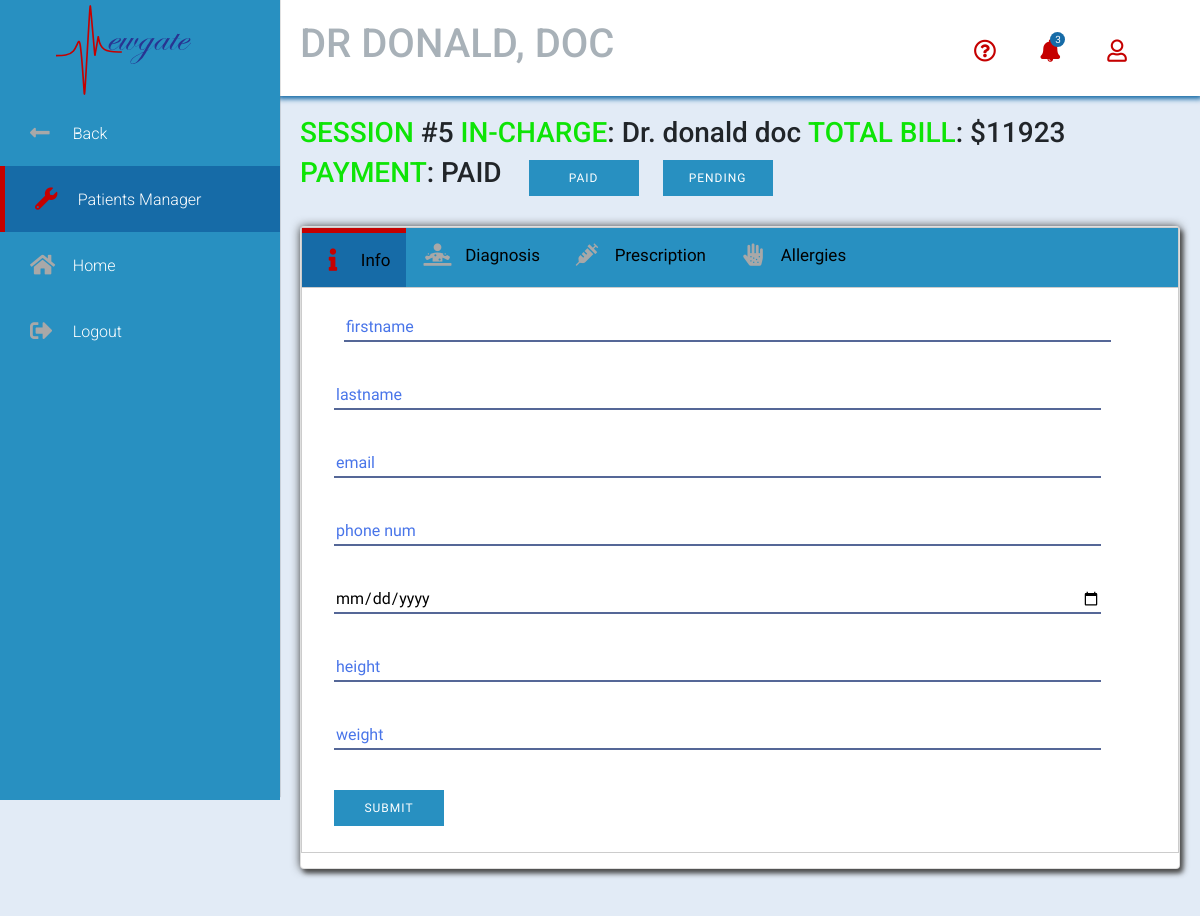
/pages/managepatients.php (signed in), run on the app's committed database.
### tables this page shows
CREATE TABLE `tbl_sessions` (
  `ID` int(11) NOT NULL,
  `patientID` int(11) NOT NULL,
  `docID` int(11) NOT NULL,
  `consultation_bill` float NOT NULL,
  `startdate` date NOT NULL,
  `paid` tinyint(1) NOT NULL
);

CREATE TABLE `tbl_users` (
  `ID` int(11) NOT NULL,
  `email` varchar(255) NOT NULL,
  `firstname` varchar(255) NOT NULL,
  `lastname` varchar(255) NOT NULL,
  `password` varchar(255) NOT NULL
);

### functions/functions.php (called while the page is built, shortened)
<?php
    function getCurrentUserOrDie(){
        if(!isset($_SESSION['user'])){
            doUnauthorized();
        }else{
            return $_SESSION['user'];
        }
    }
?>

### classes/user.php (called while the page is built, shortened)
<?php
class User {
    public $id, $email, $firstname, $lastname, $role;
    function __construct($id, $email, $firstname, $lastname, $role){
        $this->firstname = $firstname;
        $this->lastname = $lastname;
        $this->role = $role;
    }
    static function getUser($conn, $stmt, $data){
        $stmt->execute($data);
        if( $result = $stmt->fetch(PDO::FETCH_ASSOC) ){
            $id = $result["ID"];
            $stmt = $conn->query("SELECT role FROM tbl_roles WHERE userID = $id");
            $result2 = $stmt->fetchall(PDO::FETCH_ASSOC);
            $rolearray = array();
            foreach ($result2 as $row) {
                array_push($rolearray,$row["role"]);
            }
            return new User($id, $result["email"], $result["firstname"], $result["lastname"], $rolearray);
        }
        return null;
    }
    static function getUserWithID($conn, $id){
        $stmt = $conn->prepare("SELECT * FROM tbl_users WHERE id = :id");
        $data = array("id"=> $id);
        return self::getUser($conn, $stmt, $data);
    }
    function isDoctor(){
        return in_array('DOCTOR', $this->role);
    }
}

### classes/session.php (called while the page is built, shortened)
<?php
    require_once('user.php');
    class Session{
        function __construct($ID, $patientID, $docID, $consultation_bill, $startdate, $paid){
            $this->ID =$ID;
            $this->docID = $docID;
            $this->consultation_bill = $consultation_bill;
            $this->paid = $paid;
        }
        static function getLast($conn){
            $query = "SELECT * FROM tbl_sessions ORDER BY ID DESC";
            $stmt = $conn->query($query);
            if($result = $stmt->fetch(PDO::FETCH_ASSOC)){
                $session = new Session($result['ID'], $result["patientID"], $result["docID"],$result["consultation_bill"], $result['startdate'], $result["paid"]);
            }
            return $session;
        }
        function getDoctor($conn){
            return User::getUserWithID($conn, $this->docID);
        }
        function getDoctorName($conn){
            $doc = $this->getDoctor($conn);
            return "Dr. ".$doc->firstname." ".$doc->lastname;
        }
        function getTotalBill($conn){
            $query = "SELECT ID FROM tbl_diagnosis WHERE sessionID=$this->ID";
            $stmt = $conn->query($query);
            $result = $stmt->fetchall(PDO::FETCH_ASSOC);
            $bill = 0;
            foreach ($result as $row) {
                $diagnosisID = $row["ID"];
                $query = "SELECT * FROM tbl_prescriptions WHERE diagnosisID=$diagnosisID";
                $stmt = $conn->query($query);
                $result2 = $stmt->fetchall(PDO::FETCH_ASSOC);
                foreach ($result2 as $row2) {
                    $bill += $row2["bill"];
                }
            }
            return $bill+$this->consultation_bill;
        }
    }
?>

### pages/managepatients.php (the view, shortened to what this page needs)
<?php
    require_once('../functions/conn.php');
    require_once('../functions/functions.php');
    require_once("../classes/user.php");
    $current_user = getCurrentUserOrDie();
?>
<!DOCTYPE html>
<html>
<head>
    <link rel="stylesheet" href="https://use.fontawesome.com/releases/v5.0.13/css/all.css"
>
    <link rel="stylesheet" href="../assets/web-fonts-with-css/css/fontawesome-all.css">
    <link rel="stylesheet" href="../assets/css/bootstrap.min.css">
    <link rel="stylesheet" type="text/css" media="screen" href="../assets/css/style.css"/>
    <link rel="stylesheet" type="text/css" media="screen" href="../assets/css/main.css"/>
    <link rel="stylesheet" type="text/css" media="screen" href="../assets/css/managepatients.css"/>
</head>
<body>
<section id="sideMenu">
    <img class="logo" src="../assets/images/newgate.svg" alt="logo here">
    <nav>
        <a href="viewpatients.php" class="dash_btn"><i class="fas fa-long-arrow-alt-left"></i>Back</a>
        <a href="#" class="active dash_btn"><i class="fas fa-wrench"></i>Patients Manager</a>
        <a href="../pages/dashboard.php" class="dash_btn"><i class="fas fa-home"></i>Home</a>
        <a href="../logout.php" class="dash_btn"><i class="fas fa-sign-out-alt"></i>Logout</a>
    </nav>
</section>
<header>
    <div class="name-field">
        <H1><?php
        $name = ($current_user->isDoctor())?"DR ":"";
        $name .= strtoupper($current_user->firstname).", ";
        $name .= strtoupper($current_user->lastname);
        echo $name;
        ?></H1>
    </div>
    <div class="user-field">
        <a href="#"><i class="b far fa-question-circle"></i></a>
        <a href="#" class="notification"><i class="b fas fa-bell"></i><span class="circle">3</span></a>
        <a href="#">
            <i class="b far fa-user"></i>
        </a>
    </div>
</header>
<section class="main-container">
    <div class="stuff">
        <div id="header-tab" >
            <h3><?php
            $conn = Connect();
            $sess = SESSION::getLast($conn);
            $name = $sess->getDoctorName($conn);
            $status = ($sess->paid)?"PAID":"PENDING";
            echo "<p class='emp'>SESSION</p> #".$sess->ID."   <p class='emp'>IN-CHARGE</p>: ".$name." <p class='emp'>TOTAL BILL</p>: $".$sess->getTotalBill($conn)." <p class='emp'>PAYMENT</p>: ".$status;
            ?>
            </h3>
            <form action="<?php echo $_SERVER['PHP_SELF']; ?>" method="post">
                <input class="bodbut" type='submit' name="paid" value="Paid" />
                <input class="bodbut" type='submit' name="paid" value="Pending" />
            </form>
        </div>
        <div class="card">
            <div class="history_display">
                <div class="tab">
                    <button class="tablinks active" onclick="openCity(event, 'info')"><i class="fas fa-info"></i>Info</button>
                    <button class="tablinks " onclick="openCity(event, 'diagnosis')"><i class="fas fa-diagnoses"></i>Diagnosis</button>
                    <button class="tablinks " onclick="openCity(event, 'prescription')"><i class="fas fa-syringe"></i>Prescription</button>
                    <button class="tablinks " onclick="openCity(event, 'allergies')"><i class="fas fa-allergies"></i>Allergies</button>
                </div>
                <div id="info" class="tabcontent">
                            <form action="<?php echo $_SERVER['PHP_SELF']; ?>" method="post">
                                <input class="inputext addp" type="text" name="firstname" placeholder="firstname"
                                    value="<?php echo htmlspecialchars($currentP->firstname); ?>" required><br>
                                <input class="inputext addp" type="text" name="lastname" placeholder="lastname"
                                    value="<?php echo htmlspecialchars($currentP->lastname); ?>" required><br>
                                <input class="inputext addp" type="email" name="email" placeholder="email"
                                    value="<?php echo htmlspecialchars($currentP->email); ?>"><br>
                                <input class="inputext addp" type="text" name="phone_num" placeholder="phone num"
                                    value="<?php echo htmlspecialchars($currentP->phone_num); ?>"><br>
                                <input class="inputext addp" type="date" name="dob" placeholder="date of birth"
                                    value="<?php echo htmlspecialchars($currentP->dob); ?>" required><br>
                                <input class="inputext addp" type="number" name="height" placeholder="height"
                                    value="<?php echo htmlspecialchars($currentP->height); ?>"><br>
                                <input class="inputext addp" type="number" name="weight" placeholder="weight"
                                    value="<?php echo htmlspecialchars($currentP->weight); ?>"><br>
                                <input id="submit_info" class="bodbut addp" type="submit" name="submitinfo" value="submit">
                            </form>
                </div>
            </div>
        </div>
    </div>
</section>
</body>
</html>

### assets/css/style.css (style rules this page uses)
* { box-sizing: border-box; }
body { font-family: 'roboto', sans-serif; margin: 0; background: #E2EBF6; height: 100vh; }
header { background: white; margin-left: 280px; padding: 20px; box-shadow: 0 1px 5px 2px rgb(22, 107, 167); }
header .name-field { display: inline-block; width: 50%; color: #A8B1B8; }
header .search-field .fas, .far { transition: all 0.3s ease-in-out; }
header .search-field:hover .fas, .far { color: #C50000; }
header .user-field { display: inline-block; float: right; padding: 10px; }
header .user-field a { display: inline-block; padding-right: 20px; text-decoration: none; }
.notification { position: relative; font-size: 20px; padding-top: 5px; }
.notification .circle { background: #166BA7; width: 15px; height: 15px; border-radius: 50%; display: inline-block; font-size: 10px; color: white; text-align: center; position: absolute; top: 2px; left: 10px; }
.logo { height: 100px; width: 135px; margin-left: 20%; }
#sideMenu { background: #2890C1; width: 280px; height: 100vh; box-shadow: 0 -3px 1px rgb(77, 77, 77); position: absolute; bottom: 0; top: 0; z-index: 4; }
#sideMenu nav a { display: block; color: #FFFFFF; text-decoration: none; padding: 20px 30px; font-weight: 300; transition: all 0.3s ease-in-out; }
.dash_btn { transition: all 0.3s ease-in-out; }
.dash_btn:hover .fas, .far { color: #C50000; }
.active { background: #166BA7; border-left: 5px solid #C50000; padding: 15px 30px 15px 25px; }
.active .fas, .far { color: #C50000; }
.fas, .far { color: #A8A8A8; font-size: 1.4rem; margin-right: 0.8rem; display: inline-block; width: 30px; position: relative; top: 2px; }
.b { color: #C50000; }
.main-container { margin-left: 280px; margin-top: 1px; padding-top: 40px; background: #E2EBF6; height: 100%; }
.tab { overflow: hidden; border: 1px solid #ccc; background-color: #2890C1; }
.tab button { background-color: inherit; float: left; border-bottom: none; border-left: none; border-right: none; outline: none; cursor: pointer; padding: 14px 16px; transition: 0.3s; font-size: 17px; border-top: 0px; }
.tab .active { background-color: #166BA7; border-top: 5px solid #C50000; }
.tabcontent { display: none; padding: 6px 12px; border: 1px solid #ccc; border-top: none; }

### assets/css/main.css (style rules this page uses)
.card { padding-bottom: 15px; box-shadow: 3px 4px 5px rgb(77, 77, 77), 0 0 10px rgb(77, 77, 77); }
.inputext { margin: 10px; border-style: hidden; border-bottom-style: solid; border-bottom-color: #556797; outline: none; }
::placeholder { color: #4975e9; }
.bodbut { color: #ffffff; margin: 10px; font-size: 12px; border: 0 none; letter-spacing: 1px; text-transform: uppercase; background-color: #2890C1; font-family: roboto, sans-serif; border-radius: 0; width: 110px; height: 36px; transition: all 0.3s ease-in-out; }
.stuff { margin: 20px; }

### assets/css/managepatients.css (style rules this page uses)
.addp { margin: 20px; }
.inputext { width: 90%; }
.main-container { padding-top: 0; }
#info { display: block; }
#header-tab { margin-bottom: 20px; }
#header-tab h3 { display: inline; }
.emp { display: inline; color: rgb(14, 228, 6); }
form { display: inline; margin-left: 10px; }

### data on the page
tbl_sessions: ID "5", paid "PAID"
tbl_users: name "Dr. donald doc"

### other printed values
$name "DR DONALD, DOC"
$sess->getTotalBill($conn) "11923"
